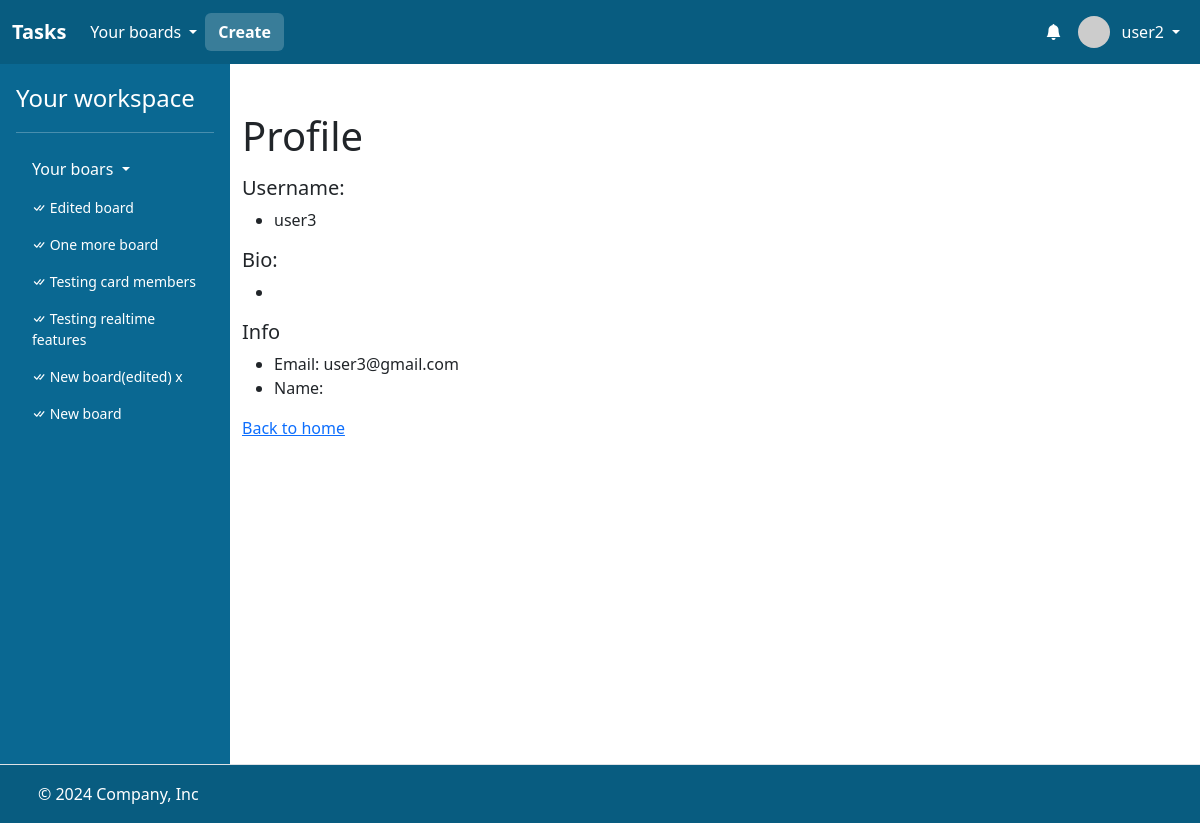
Before: /profile/3 (signed in) with the older database file.
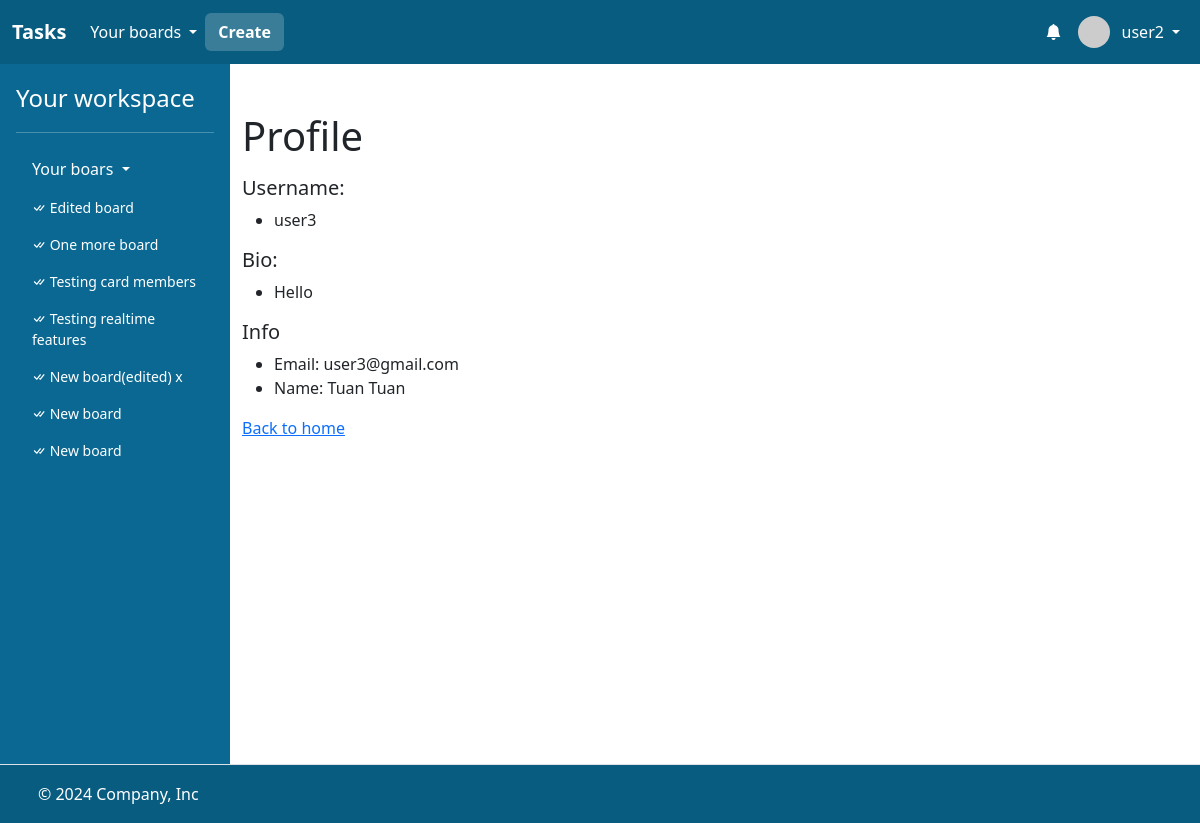
After: the same page with the newer database file.
### task/models.py (models this page shows)
class User(AbstractUser):
    bio = models.CharField(max_length=256)

class Board(models.Model):
    name = models.CharField(max_length=256)
    description = models.CharField(max_length=256)
    members = models.ManyToManyField(User, related_name="boards")
    created_at = models.DateTimeField(auto_now_add=True)

### task/views/user_views.py (the view)
# urls.py: path("profile/<int:profile_id>", views.profile_view, name="profile"),
@login_required
def profile_view(request, profile_id):
    profile = User.objects.filter(id=profile_id).first()
    return render(
        request,
        "task/profile.html",
        {"boards": request.user.boards.all(), "profile": profile},
    )

### task/templates/task/profile.html (shortened to what this page needs)
{% extends "task/layout.html" %}
{% block main %}
    <div class="container">
        <div class="mt-5">
            <h1>Profile</h1>
            <h5 class="mt-3">Username:</h5>
            <ul>
                <li>
                    {{ profile.username }}
                </li>
            </ul>
            <h5>Bio:</h5>
            <ul>
                <li>
                    {{ profile.bio }}
                </li>
            </ul>
            <h5>Info</h5>
            <ul>
                <li>
                    Email: {{ profile.email }}
                </li>
                <li>
                    Name: {{ profile.first_name }} {{ profile.last_name }}
                </li>
            </ul>
        </div>
        <div class="mt-3">
            <a class="link-primary" href="{% url 'index' %}">Back to home</a>
        </div>
    </div>
{% endblock %}

### task/templates/task/layout.html (shortened to what this page needs)
<!DOCTYPE html>
{% load static %}
{% load humanize %}
<html lang="en">
    <head>
        <link href="https://cdn.jsdelivr.net/npm/bootstrap@5.3.3/dist/css/bootstrap.min.css" rel="stylesheet">
        <link rel="stylesheet" href="https://cdn.jsdelivr.net/npm/bootstrap-icons@1.3.0/font/bootstrap-icons.css">
        <link href="{% static 'styles.css' %}" rel="stylesheet">
    </head>
    <body style="height: 100vh;">
        <div style="display: flex; flex-direction: column; height: 100%;">
            <header>
                <nav class="navbar navbar-expand-lg"  data-bs-theme="dark" style="background: #085c80;">
                    <div class="container-fluid">
                      <a class="navbar-brand fw-bold" href="{% url 'index' %}">Tasks</a>
                      <div class="collapse navbar-collapse" id="navbarHeader">
                        <ul class="navbar-nav me-auto mb-2 mb-lg-0" style="display: flex; align-items: center;">
                            {% if user.is_authenticated %}
                                <li class="nav-item dropdown">
                                    <a class="nav-link dropdown-toggle text-white" href="#" role="button" data-bs-toggle="dropdown" aria-expanded="false" style="display: flex; align-items: center; gap: 4px;">
                                        <span>Your boards</span>
                                    </a>
                                </li>
                                <li class="nav-item">
                                    <a class="btn fw-bold text-white" style="background: #397D99; color: white;" href="{% url 'create_board' %}">Create</a>
                                </li>
                          {% endif %}
                        </ul>
                        {% if user.is_authenticated %}
                        <ul class="navbar-nav ms-auto mb-2 mb-lg-0" style="display: flex; align-items: center;">
                            <li class="nav-item dropdown">
                                <a class="nav-link text-white d-relative" href="#" role="button" style="display: flex; align-items: center; gap: 4px;" id="dropdownMenuClickableInside" data-bs-toggle="dropdown" data-bs-auto-close="outside" aria-expanded="false">
                                    <i class="bi bi-bell-fill"></i>
                                </a>
                            </li>
                            <li class="nav-item dropdown">
                                <a class="nav-link dropdown-toggle text-white" href="#" role="button" data-bs-toggle="dropdown" aria-expanded="false" style="display: flex; align-items: center; gap: 4px;">
                                    <img src="https://i.pravatar.cc/48?u={{ user.id }}" alt="" width="32" height="32" class="rounded-circle me-2">
                                    <span>{{ user.username }}</span>
                                </a>
                            </li>
                        </ul>
                        {% endif %}
                      </div>
                    </div>
                  </nav>
            </header>
            <main style="flex: 1;">
                <div class="d-flex flex-nowrap" style="height: 100%;">
                    {% if user.is_authenticated %}
                    <div class="d-none d-lg-flex flex-column flex-shrink-0 p-3 text-white" style="width: 230px; background: #0A6892;">
                        <a href="{% url 'index' %}" class="text-decoration-none d-flex align-items-center mb-3 mb-md-0 me-md-auto text-white">
                          <span class="fs-4">Your workspace</span>
                        </a>
                        <hr>
                        <ul class="nav nav-pills flex-column mb-auto">
                          <li class="mb-1">
                            <button class="nav-link text-white collapsed dropdown-toggle" data-bs-toggle="collapse" data-bs-target="#home-collapse" aria-expanded="true">
                                Your boars
                            </button>
                            <div class="collapse show " id="home-collapse">
                                <ul class="btn-toggle-nav list-unstyled fw-normal pb-1 small" style="max-height: 490px; overflow-y: auto;">
                                    {% for board in boards %}
                                    <li>
                                        <a href="{% url 'board' board.id %}" class="nav-link text-white">
                                            <i class="bi bi-check-all"></i>
                                            {{ board.name }}
                                        </a>
                                    </li>
                                    {% endfor %}
                                </ul>
                            </div>
                          </li>
                        </ul>
                    </div>
                    {% endif %}
                    <div style="flex: 1; background: white; overflow-x: hidden; min-height: 700px;">
                        {% block main %}
                        {% endblock %}
                    </div>
                </div>
            </main>
            <footer class="d-flex flex-wrap justify-content-between align-items-center py-3 border-top" style="background: #085c80; border: none;">
                <div class="col-md-4 d-flex align-items-center">
                  <a href="/" class="mb-3 me-2 mb-md-0 text-body-secondary lh-1">
                    <svg class="bi" width="30" height="24"><use xlink:href="#bootstrap"></use></svg>
                  </a>
                  <span class="mb-3 mb-md-0 text-white">© 2024 Company, Inc</span>
                </div>
                <ul class="nav col-md-4 justify-content-end list-unstyled d-flex">
                  <li class="ms-3"><a class="text-body-secondary" href="#"><svg class="bi" width="24" height="24"><use xlink:href="#twitter"></use></svg></a></li>
                  <li class="ms-3"><a class="text-body-secondary" href="#"><svg class="bi" width="24" height="24"><use xlink:href="#instagram"></use></svg></a></li>
                  <li class="ms-3"><a class="text-body-secondary" href="#"><svg class="bi" width="24" height="24"><use xlink:href="#facebook"></use></svg></a></li>
                </ul>
            </footer>
        </div>
    </body>
</html>

Changed rows visible on the page:
added Board: name "New board"
changed User "user3": bio (not shown) → "Hello"; first_name (not shown) → "Tuan"; last_name (not shown) → "Tuan"
